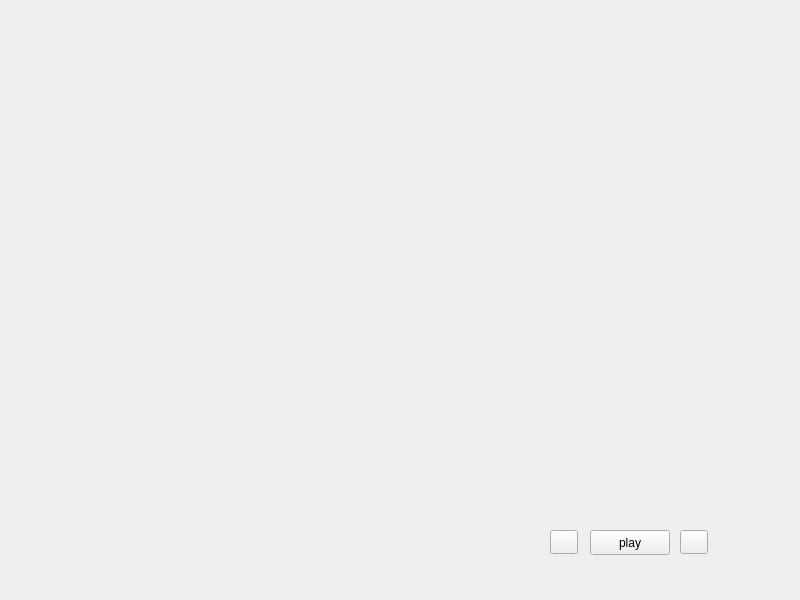
<?xml version="1.0" encoding="UTF-8"?>
<ui version="4.0">
 <class>Form</class>
 <widget class="QWidget" name="Form">
  <property name="geometry">
   <rect>
    <x>0</x>
    <y>0</y>
    <width>800</width>
    <height>600</height>
   </rect>
  </property>
  <property name="minimumSize">
   <size>
    <width>800</width>
    <height>600</height>
   </size>
  </property>
  <property name="maximumSize">
   <size>
    <width>800</width>
    <height>600</height>
   </size>
  </property>
  <property name="contextMenuPolicy">
   <enum>Qt::CustomContextMenu</enum>
  </property>
  <property name="windowTitle">
   <string>Form</string>
  </property>
  <widget class="QPushButton" name="previousButton">
   <property name="geometry">
    <rect>
     <x>550</x>
     <y>530</y>
     <width>28</width>
     <height>24</height>
    </rect>
   </property>
   <property name="text">
    <string/>
   </property>
   <property name="icon">
    <iconset>
     <normaloff>last.png</normaloff>last.png</iconset>
   </property>
   <property name="iconSize">
    <size>
     <width>16</width>
     <height>16</height>
    </size>
   </property>
  </widget>
  <widget class="QPushButton" name="playpauseButton">
   <property name="geometry">
    <rect>
     <x>590</x>
     <y>530</y>
     <width>80</width>
     <height>25</height>
    </rect>
   </property>
   <property name="text">
    <string>play</string>
   </property>
   <property name="icon">
    <iconset>
     <normaloff>start.png</normaloff>start.png</iconset>
   </property>
  </widget>
  <widget class="QPushButton" name="nextButton">
   <property name="geometry">
    <rect>
     <x>680</x>
     <y>530</y>
     <width>28</width>
     <height>24</height>
    </rect>
   </property>
   <property name="autoFillBackground">
    <bool>false</bool>
   </property>
   <property name="text">
    <string/>
   </property>
   <property name="icon">
    <iconset>
     <normaloff>next.png</normaloff>next.png</iconset>
   </property>
   <property name="autoRepeat">
    <bool>false</bool>
   </property>
   <property name="autoRepeatDelay">
    <number>300</number>
   </property>
  </widget>
 </widget>
 <resources/>
 <connections/>
</ui>
